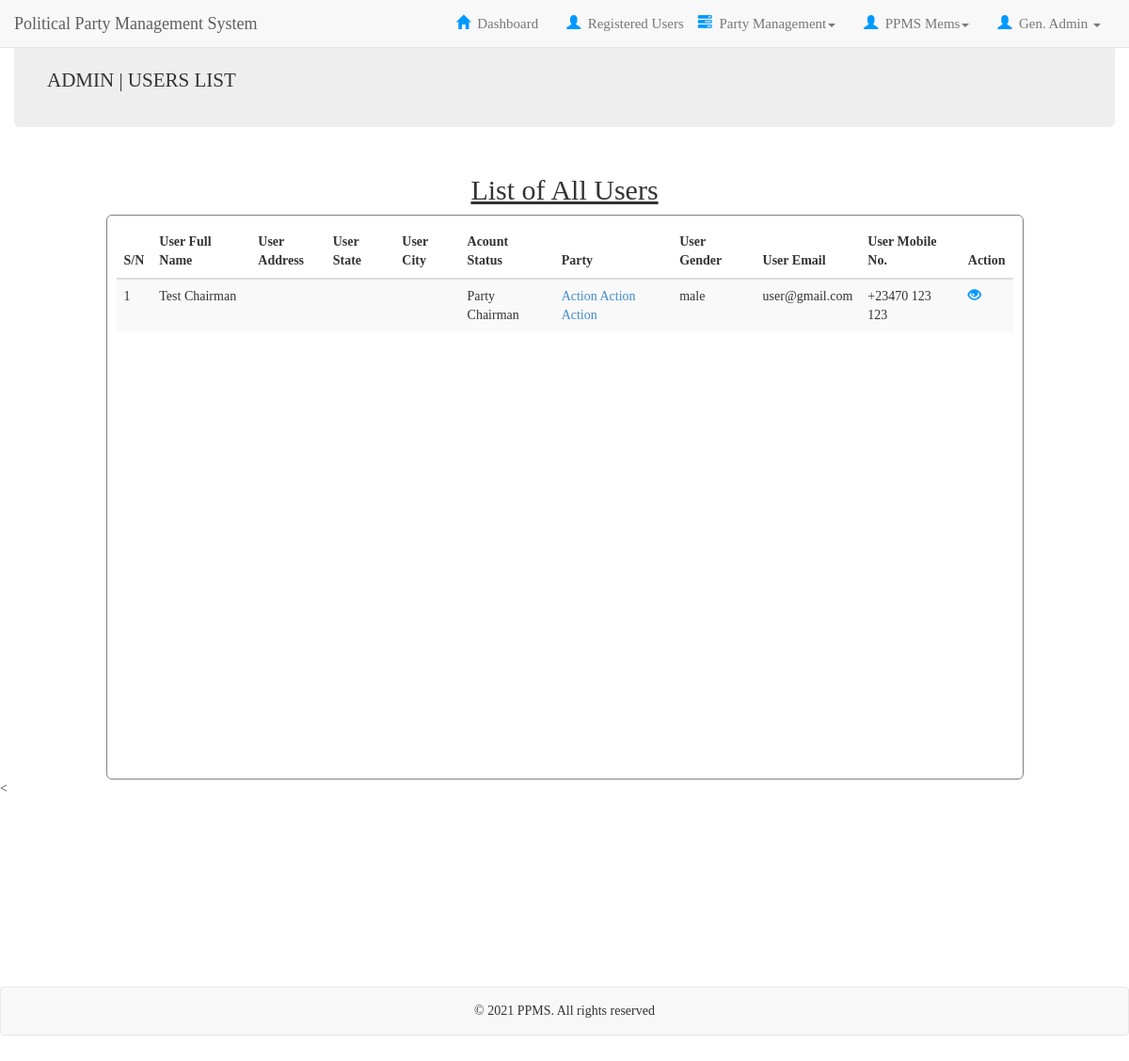
/admin/users_list.php (signed in), run on the app's committed database.
### tables this page shows
CREATE TABLE `approvedParties` (
  `partId` int(50) NOT NULL,
  `partCode` varchar(50) NOT NULL,
  `partName` varchar(50) NOT NULL,
  `partAddress` varchar(50) NOT NULL,
  `partState` varchar(50) NOT NULL,
  `partCity` varchar(50) NOT NULL,
  `partMembers` int(50) NOT NULL,
  `partChairman` varchar(50) NOT NULL,
  `partEmail` varchar(50) NOT NULL,
  `partTelNumber` varchar(50) NOT NULL,
  `usrId` int(50) NOT NULL,
  `createDate` timestamp NOT NULL DEFAULT current_timestamp(),
  `updateDate` timestamp NOT NULL DEFAULT current_timestamp() ON UPDATE current_timestamp()
);

CREATE TABLE `users` (
  `usrId` int(50) NOT NULL,
  `fullName` varchar(50) NOT NULL,
  `address` longtext NOT NULL,
  `state` varchar(50) NOT NULL,
  `city` varchar(50) NOT NULL,
  `status` varchar(50) NOT NULL,
  `gender` varchar(50) NOT NULL,
  `email` varchar(50) NOT NULL,
  `telNumber` varchar(50) NOT NULL,
  `password` varchar(50) NOT NULL,
  `createDate` timestamp NOT NULL DEFAULT current_timestamp(),
  `updateDate` timestamp NOT NULL DEFAULT current_timestamp() ON UPDATE current_timestamp()
);

### admin/users_list.php (the view, shortened to what this page needs)
<?php
	include("includes/log_header.php");
	require_once("db/connection.php");
	$ptyId = $ptyCode = $ptyName = $ptyAddress = $ptyState = $ptyCity = $ptyMems = $ptyChairman = $ptyEmail = $ptyNumber = $createDate = $updateDate = "";
	$sn = 0;
	$select = "SELECT approvedParties.*, users.* FROM users
	INNER JOIN approvedParties ON
	users.usrId = approvedParties.usrId
	ORDER BY users.usrId ASC ";
	$run = $conn->query($select);
?>
	<div class="container-fluid" style="">
		<div class="dash jumbotron" style="height: 100px; padding: 35px; margin-top: -4vh; overflow">
			<p>ADMIN | USERS LIST</p>
		</div>
	</div>
	<div class="container col-sm-12">
		<h2>List of All Users</h2>
		<div class="table-list col-sm-10 col-sm-offset-1">
			<table class="table table-striped table-responsive table-hover" style="margin-bottom: 0;">
				<thead>
					<th>S/N</th>
					<th>User Full Name</th>
					<th class="col-sm-1">User Address</th>
					<th>User State</th>
					<th>User City</th>
					<th>Acount Status</th>
					<th>Party</th>
					<th>User Gender</th>
					<th>User Email</th>
					<th>User Mobile No.</th>
					<th>Action</th>
				</thead>
			<?php
				if ($run->num_rows > 0) {
					while ($row = $run->fetch_array()) {
						$sn = $sn + 1;
						$usrId = $row['usrId'];
						?>
							<tbody class="table">
								<tr>
									<td><?php echo $sn; ?></td>
									<td><?php echo $row['fullName']; ?></td>
									<td class="col-sm-1"><?php echo $row['address']; ?></td>
									<td><?php echo $row['state']; ?></td>
									<td><?php echo $row['city']; ?></td>
									<td><?php echo $row['status']; ?></td>
									<td><a href="appParty_info.php?partId=<?php echo $ptyId; ?>"><?php echo $row['partName']; ?></a></td>
									<td><?php echo $row['gender']; ?></td>
									<td><?php echo $row['email']; ?></td>
									<td><?php echo $row['telNumber']; ?></td>
									<td><a href="user_info.php?usrId=<?php echo $usrId; ?>"><span class="glyphicon glyphicon-eye-open"></span></a></td>
								</tr>
							</tbody>
						<?php
					}
				}
				else{
					echo "<h4 class = 'text text-center'>The Table is Empty</h4>";
				}
			?>
			</table>
		</div>
	</div>
<<?php include("includes/footer.php") ?>

### admin/includes/css/header.css (style rules this page uses)
body { margin: 0; padding: 0; font-family: "times new roman"; font-size: px; }

### admin/includes/log_header.php (style rules this page uses)
body { font-family: "times new roman"; margin: 0; padding: 0; margin-top: 10vh; }
a { transition: 0.5s; }
.glyphicon { color: #0099FF; }

### admin/users_list.php (style rules this page uses)
h2 { text-align: center; text-decoration: underline; }
.table-list { padding: 10px; border: 1px solid grey; border-radius: 6px; height: 600px; overflow-y: scroll; }

### data on the page
approvedparties: usrId.fullName "Test Chairman", usrId.status "Party Chairman", partName "Action Action Action", usrId.gender "male", usrId.email "user@gmail.com", usrId.telNumber "+23470 123 123"

### other printed values
$_SESSION['admStatus'] "Gen. Admin"
